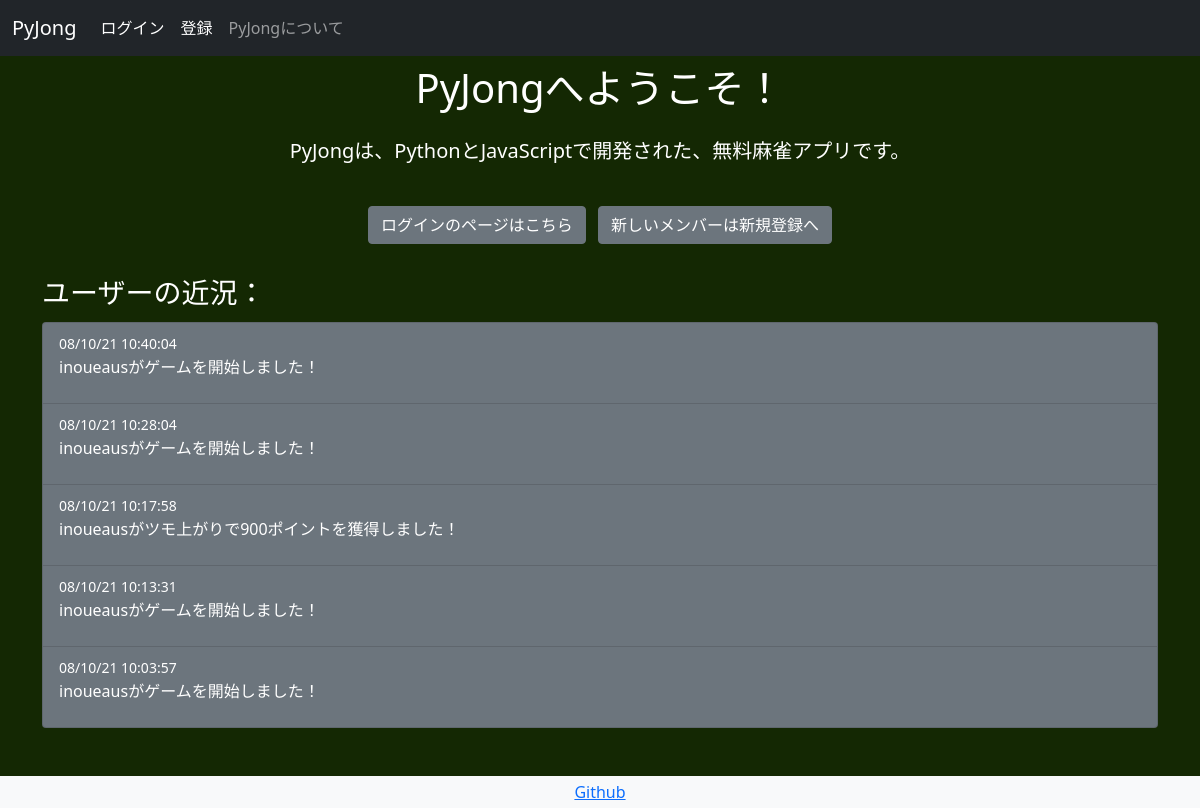
Before: / with the older database file.
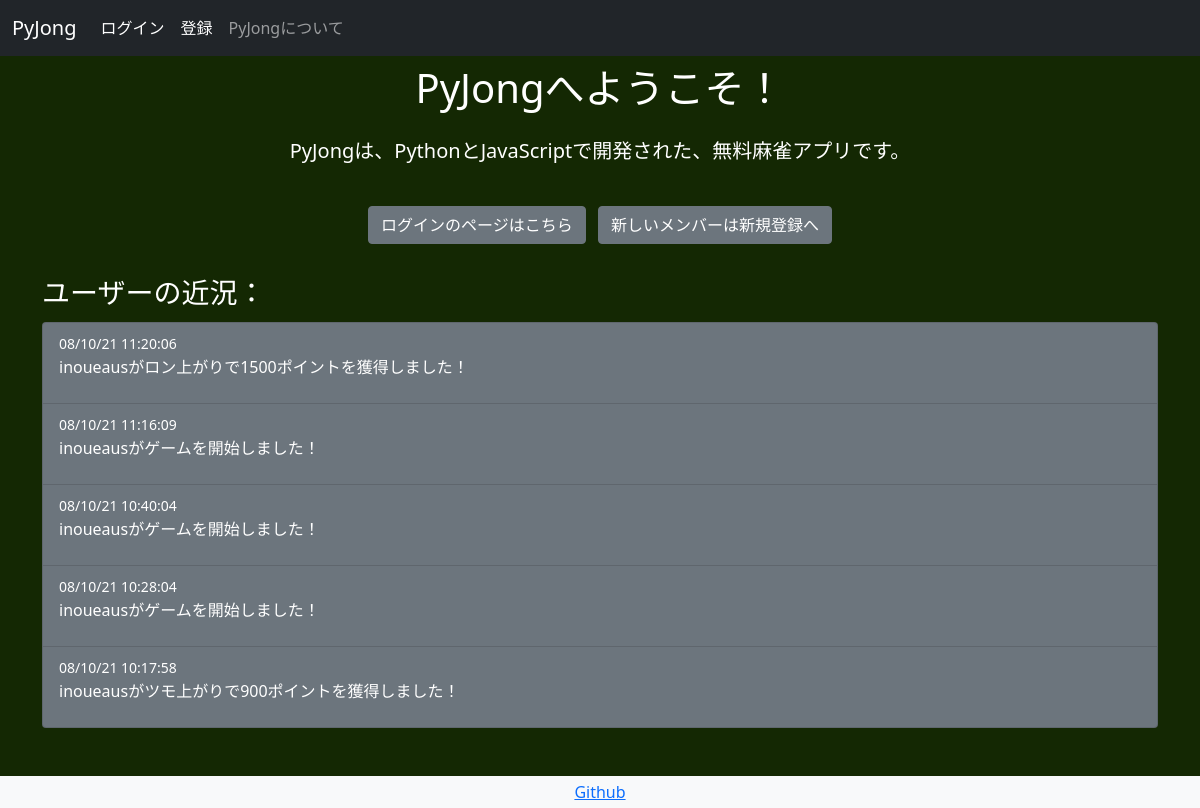
After: the same page with the newer database file.
### pyjong/models.py (models this page shows, shortened)
class GameUpdates(db.Model):
    id = db.Column(db.Integer,primary_key=True)
    date = db.Column(db.DateTime,nullable=False,default=datetime.now)
    text = db.Column(db.Text,nullable=False)

### app.py (the view)
@app.route('/',methods=['GET','POST'])
def index():
    game_updates = retrieve_game_updates()
    if current_user.is_authenticated:
        return redirect(url_for('main.friends'))
    return render_template('home.html',game_updates=game_updates)

### pyjong/models.py (called while the page is built)
def retrieve_game_updates():
    game_updates = GameUpdates.query.order_by(GameUpdates.date.desc()).paginate(page=1,per_page=5)
    return game_updates

### pyjong/templates/home.html (shortened to what this page needs)
<!DOCTYPE html>
{% extends "base.html" %}
{% block content %}
<div class="container text-center pt-2">
  <h1 class="px-3">PyJongへようこそ！</h1>
</div>
<div class="container py-3 px-5 text-center">
  <p class="lead">PyJongは、PythonとJavaScriptで開発された、無料麻雀アプリです。</p>
</div>
  <p class="text-center">
  <a href="{{url_for('authentication.login')}}" class="btn btn-secondary my-2 mx-1">ログインのページはこちら</a>
  <a href="{{url_for('authentication.signup')}}" class="btn btn-secondary my-2 mx-1">新しいメンバーは新規登録へ</a>
  </p>
<div class="container pt-2 pb-5">
  <h3>ユーザーの近況：</h3>
  <ul class="list-group pt-1">
    {% for update in game_updates.items %}
    <li class="list-group-item bg-secondary text-white">
      <small>{{update.date.strftime('%D %H:%M:%S')}}</small>
      <br>
      <p>{{update.text}}</p>
    </li>
    {% endfor %}
  </ul>
</div>
{% endblock %}

### pyjong/templates/base.html (shortened to what this page needs)
<!DOCTYPE html>
<html lang="jp" dir="ltr">
  <head>
    <link href="{{url_for('static',filename='/styles/bootstrap.css')}}" rel="stylesheet">
  </head>
  <body class="d-flex flex-column h-100">
    <nav class="navbar navbar-expand-lg navbar-dark bg-dark">
  <div class="container-fluid">
    <a class="navbar-brand" href="{{url_for('index')}}">PyJong</a>
    <div class="collapse navbar-collapse" id="navbarNav">
      <ul class="navbar-nav">
        {% if current_user.is_authenticated %}
        <li class="nav-item">
        <a class="nav-link active" href="{{url_for('logout')}}">ログアウト</a>
        </li>
        <li class="nav-item">
          <a class="nav-link active" href="{{url_for('main.game')}}">ゲーム</a>
        </li>
        {% else %}
        <li class="nav-item">
        <a class="nav-link active" href="{{url_for('authentication.login')}}">ログイン</a>
        </li>
        <li class="nav-item">
            <a class="nav-link active" href="{{url_for('authentication.signup')}}">登録</a>
        </li>
        {% endif %}
        <li class="nav-item">
          <a class="nav-link" href="{{url_for('main.info')}}">PyJongについて</a>
        </li>
      </ul>
    </div>
  </div>
  </nav>
  {% block content %}
  {% endblock %}
  <div class="my-3">
  <footer class="footer mt-auto mu-5 bg-light fixed-bottom">
    <div class="container p-1 text-center">
      <a href="https://github.com/inoueaus/pymahjong">Github</a>
    </div>
  </footer>
    </div>
  </body>
</html>

Changed rows visible on the page:
no longer on this page (row unchanged): GameUpdates: date "08/10/21 10:13:31", text "inoueausがゲームを開始しました！"
no longer on this page (row unchanged): GameUpdates: date "08/10/21 10:03:57", text "inoueausがゲームを開始しました！"
added GameUpdates: date "08/10/21 11:20:06", text "inoueausがロン上がりで1500ポイントを獲得しました！"
added GameUpdates: date "08/10/21 11:16:09", text "inoueausがゲームを開始しました！"
